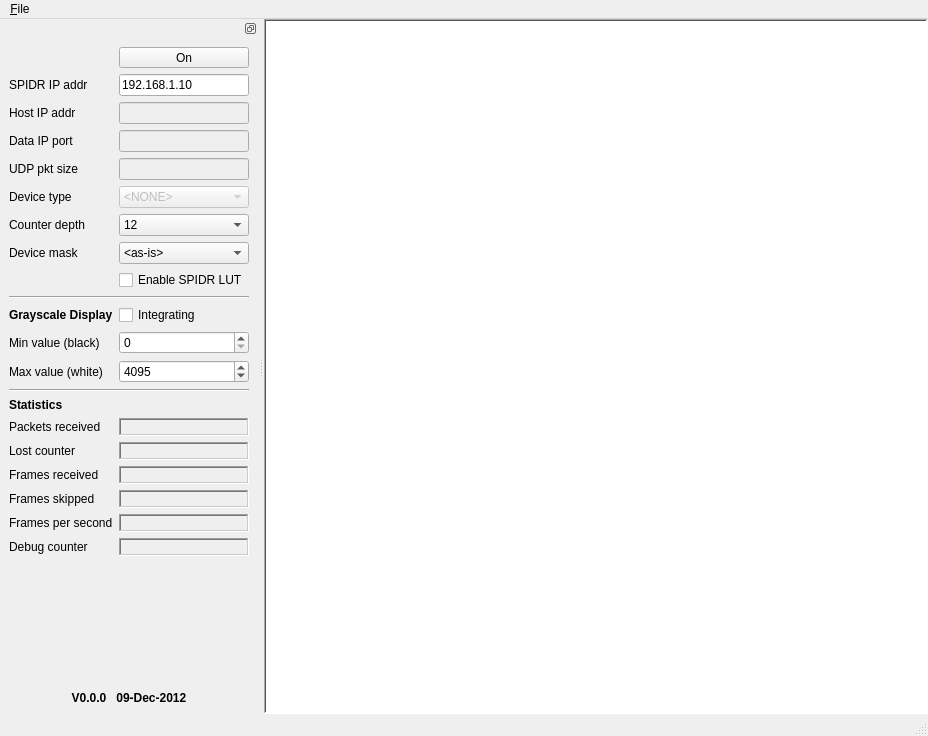
<?xml version="1.0" encoding="UTF-8"?>
<ui version="4.0">
 <class>SpidrTv</class>
 <widget class="QMainWindow" name="SpidrTv">
  <property name="geometry">
   <rect>
    <x>0</x>
    <y>0</y>
    <width>928</width>
    <height>730</height>
   </rect>
  </property>
  <property name="windowTitle">
   <string>SPIDR-MTV</string>
  </property>
  <property name="windowIcon">
   <iconset resource="spidrtv.qrc">
    <normaloff>:/default/spidrm.png</normaloff>:/default/spidrm.png</iconset>
  </property>
  <widget class="QWidget" name="centralwidget">
   <layout class="QGridLayout" name="gridLayout">
    <property name="margin">
     <number>0</number>
    </property>
    <item row="0" column="0">
     <widget class="QLabel" name="_lbView">
      <property name="autoFillBackground">
       <bool>false</bool>
      </property>
      <property name="styleSheet">
       <string notr="true">background-color: white;</string>
      </property>
      <property name="frameShape">
       <enum>QFrame::WinPanel</enum>
      </property>
      <property name="frameShadow">
       <enum>QFrame::Sunken</enum>
      </property>
      <property name="text">
       <string/>
      </property>
      <property name="pixmap">
       <pixmap resource="spidrtv.qrc">:/default/spidrtv.png</pixmap>
      </property>
      <property name="scaledContents">
       <bool>true</bool>
      </property>
     </widget>
    </item>
   </layout>
  </widget>
  <widget class="QMenuBar" name="menubar">
   <property name="geometry">
    <rect>
     <x>0</x>
     <y>0</y>
     <width>928</width>
     <height>21</height>
    </rect>
   </property>
   <widget class="QMenu" name="menu_File">
    <property name="title">
     <string>&amp;File</string>
    </property>
    <addaction name="_actionExit"/>
   </widget>
   <addaction name="menu_File"/>
  </widget>
  <widget class="QStatusBar" name="statusbar"/>
  <widget class="QDockWidget" name="dwZapper">
   <property name="minimumSize">
    <size>
     <width>250</width>
     <height>695</height>
    </size>
   </property>
   <property name="features">
    <set>QDockWidget::DockWidgetFloatable|QDockWidget::DockWidgetMovable</set>
   </property>
   <property name="allowedAreas">
    <set>Qt::LeftDockWidgetArea|Qt::RightDockWidgetArea</set>
   </property>
   <property name="windowTitle">
    <string/>
   </property>
   <attribute name="dockWidgetArea">
    <number>1</number>
   </attribute>
   <widget class="QWidget" name="dockWidgetContents">
    <layout class="QFormLayout" name="formLayout">
     <property name="fieldGrowthPolicy">
      <enum>QFormLayout::AllNonFixedFieldsGrow</enum>
     </property>
     <item row="0" column="1">
      <widget class="QToolButton" name="_tbOn">
       <property name="sizePolicy">
        <sizepolicy hsizetype="Preferred" vsizetype="Preferred">
         <horstretch>1</horstretch>
         <verstretch>0</verstretch>
        </sizepolicy>
       </property>
       <property name="text">
        <string>On</string>
       </property>
      </widget>
     </item>
     <item row="1" column="0">
      <widget class="QLabel" name="label_14">
       <property name="text">
        <string>SPIDR IP addr</string>
       </property>
      </widget>
     </item>
     <item row="1" column="1">
      <widget class="QLineEdit" name="_leSpidrIpAddr">
       <property name="text">
        <string>192.168.1.10</string>
       </property>
      </widget>
     </item>
     <item row="2" column="0">
      <widget class="QLabel" name="label_11">
       <property name="text">
        <string>Host IP addr</string>
       </property>
      </widget>
     </item>
     <item row="2" column="1">
      <widget class="QLineEdit" name="_leHostIpAddr">
       <property name="enabled">
        <bool>false</bool>
       </property>
       <property name="readOnly">
        <bool>true</bool>
       </property>
      </widget>
     </item>
     <item row="3" column="0">
      <widget class="QLabel" name="_lbPorts">
       <property name="toolTip">
        <string>(Port)</string>
       </property>
       <property name="text">
        <string>Data IP port</string>
       </property>
      </widget>
     </item>
     <item row="3" column="1">
      <widget class="QLineEdit" name="_lePort">
       <property name="enabled">
        <bool>false</bool>
       </property>
       <property name="readOnly">
        <bool>true</bool>
       </property>
      </widget>
     </item>
     <item row="4" column="0">
      <widget class="QLabel" name="label">
       <property name="text">
        <string>UDP pkt size</string>
       </property>
      </widget>
     </item>
     <item row="4" column="1">
      <widget class="QLineEdit" name="_lePacketSize">
       <property name="enabled">
        <bool>false</bool>
       </property>
       <property name="readOnly">
        <bool>true</bool>
       </property>
      </widget>
     </item>
     <item row="5" column="0">
      <widget class="QLabel" name="label_10">
       <property name="text">
        <string>Device type</string>
       </property>
      </widget>
     </item>
     <item row="5" column="1">
      <widget class="QComboBox" name="_comboBoxDeviceType">
       <property name="enabled">
        <bool>false</bool>
       </property>
       <property name="currentIndex">
        <number>3</number>
       </property>
       <item>
        <property name="text">
         <string>Medipix3.1</string>
        </property>
       </item>
       <item>
        <property name="text">
         <string>Medipix3RX</string>
        </property>
       </item>
       <item>
        <property name="text">
         <string>&lt;UNKNOWN&gt;</string>
        </property>
       </item>
       <item>
        <property name="text">
         <string>&lt;NONE&gt;</string>
        </property>
       </item>
      </widget>
     </item>
     <item row="6" column="0">
      <widget class="QLabel" name="label_17">
       <property name="text">
        <string>Counter depth</string>
       </property>
      </widget>
     </item>
     <item row="6" column="1">
      <widget class="QComboBox" name="_comboBoxCounterDepth">
       <property name="currentIndex">
        <number>2</number>
       </property>
       <item>
        <property name="text">
         <string>1</string>
        </property>
       </item>
       <item>
        <property name="text">
         <string>4</string>
        </property>
       </item>
       <item>
        <property name="text">
         <string>12</string>
        </property>
       </item>
       <item>
        <property name="text">
         <string>24</string>
        </property>
       </item>
      </widget>
     </item>
     <item row="21" column="0" colspan="2">
      <widget class="Line" name="line">
       <property name="orientation">
        <enum>Qt::Horizontal</enum>
       </property>
      </widget>
     </item>
     <item row="22" column="0">
      <widget class="QLabel" name="label_4">
       <property name="font">
        <font>
         <weight>75</weight>
         <bold>true</bold>
        </font>
       </property>
       <property name="text">
        <string>Statistics</string>
       </property>
      </widget>
     </item>
     <item row="23" column="0">
      <widget class="QLabel" name="label_5">
       <property name="text">
        <string>Packets received</string>
       </property>
      </widget>
     </item>
     <item row="23" column="1">
      <widget class="QLabel" name="_lbPacketsRecv">
       <property name="frameShape">
        <enum>QFrame::WinPanel</enum>
       </property>
       <property name="frameShadow">
        <enum>QFrame::Sunken</enum>
       </property>
       <property name="text">
        <string>&lt;unknown&gt;</string>
       </property>
       <property name="margin">
        <number>1</number>
       </property>
      </widget>
     </item>
     <item row="24" column="0">
      <widget class="QLabel" name="label_6">
       <property name="text">
        <string>Lost counter</string>
       </property>
      </widget>
     </item>
     <item row="24" column="1">
      <widget class="QLabel" name="_lbPacketsLost">
       <property name="frameShape">
        <enum>QFrame::WinPanel</enum>
       </property>
       <property name="frameShadow">
        <enum>QFrame::Sunken</enum>
       </property>
       <property name="text">
        <string>&lt;unknown&gt;</string>
       </property>
       <property name="margin">
        <number>1</number>
       </property>
      </widget>
     </item>
     <item row="25" column="0">
      <widget class="QLabel" name="label_7">
       <property name="text">
        <string>Frames received</string>
       </property>
      </widget>
     </item>
     <item row="25" column="1">
      <widget class="QLabel" name="_lbFramesRecv">
       <property name="frameShape">
        <enum>QFrame::WinPanel</enum>
       </property>
       <property name="frameShadow">
        <enum>QFrame::Sunken</enum>
       </property>
       <property name="text">
        <string>&lt;unknown&gt;</string>
       </property>
       <property name="margin">
        <number>1</number>
       </property>
      </widget>
     </item>
     <item row="26" column="0">
      <widget class="QLabel" name="label_8">
       <property name="text">
        <string>Frames skipped</string>
       </property>
      </widget>
     </item>
     <item row="26" column="1">
      <widget class="QLabel" name="_lbFramesSkipped">
       <property name="frameShape">
        <enum>QFrame::WinPanel</enum>
       </property>
       <property name="frameShadow">
        <enum>QFrame::Sunken</enum>
       </property>
       <property name="text">
        <string>&lt;unknown&gt;</string>
       </property>
       <property name="margin">
        <number>1</number>
       </property>
      </widget>
     </item>
     <item row="27" column="0">
      <widget class="QLabel" name="label_9">
       <property name="text">
        <string>Frames per second</string>
       </property>
      </widget>
     </item>
     <item row="27" column="1">
      <widget class="QLabel" name="_lbFramesPerSec">
       <property name="frameShape">
        <enum>QFrame::WinPanel</enum>
       </property>
       <property name="frameShadow">
        <enum>QFrame::Sunken</enum>
       </property>
       <property name="text">
        <string>&lt;unknown&gt;</string>
       </property>
       <property name="margin">
        <number>1</number>
       </property>
      </widget>
     </item>
     <item row="28" column="0">
      <widget class="QLabel" name="label_15">
       <property name="text">
        <string>Debug counter</string>
       </property>
      </widget>
     </item>
     <item row="28" column="1">
      <widget class="QLabel" name="_lbDebugCounter">
       <property name="frameShape">
        <enum>QFrame::WinPanel</enum>
       </property>
       <property name="frameShadow">
        <enum>QFrame::Sunken</enum>
       </property>
       <property name="text">
        <string>&lt;unknown&gt;</string>
       </property>
      </widget>
     </item>
     <item row="31" column="0">
      <spacer name="verticalSpacer_3">
       <property name="orientation">
        <enum>Qt::Vertical</enum>
       </property>
       <property name="sizeHint" stdset="0">
        <size>
         <width>20</width>
         <height>40</height>
        </size>
       </property>
      </spacer>
     </item>
     <item row="32" column="0">
      <spacer name="verticalSpacer_4">
       <property name="orientation">
        <enum>Qt::Vertical</enum>
       </property>
       <property name="sizeHint" stdset="0">
        <size>
         <width>20</width>
         <height>40</height>
        </size>
       </property>
      </spacer>
     </item>
     <item row="33" column="0" colspan="2">
      <widget class="QLabel" name="label_16">
       <property name="text">
        <string/>
       </property>
       <property name="pixmap">
        <pixmap resource="spidrtv.qrc">:/default/NIKHEF-logo-transparent.png</pixmap>
       </property>
       <property name="alignment">
        <set>Qt::AlignCenter</set>
       </property>
      </widget>
     </item>
     <item row="34" column="0" colspan="2">
      <widget class="QLabel" name="_lbVersion">
       <property name="font">
        <font>
         <weight>75</weight>
         <bold>true</bold>
        </font>
       </property>
       <property name="text">
        <string>V0.0.0   09-Dec-2012</string>
       </property>
       <property name="alignment">
        <set>Qt::AlignCenter</set>
       </property>
      </widget>
     </item>
     <item row="7" column="0">
      <widget class="QLabel" name="label_13">
       <property name="text">
        <string>Device mask</string>
       </property>
      </widget>
     </item>
     <item row="16" column="0">
      <widget class="QLabel" name="label_3">
       <property name="text">
        <string>Max value (white)</string>
       </property>
      </widget>
     </item>
     <item row="16" column="1">
      <widget class="QSpinBox" name="_sbMaxValue">
       <property name="maximum">
        <number>16777215</number>
       </property>
       <property name="singleStep">
        <number>64</number>
       </property>
       <property name="value">
        <number>4095</number>
       </property>
      </widget>
     </item>
     <item row="15" column="0">
      <widget class="QLabel" name="label_2">
       <property name="text">
        <string>Min value (black)</string>
       </property>
      </widget>
     </item>
     <item row="15" column="1">
      <widget class="QSpinBox" name="_sbMinValue">
       <property name="maximum">
        <number>4095</number>
       </property>
       <property name="singleStep">
        <number>64</number>
       </property>
      </widget>
     </item>
     <item row="14" column="0">
      <widget class="QLabel" name="label_12">
       <property name="font">
        <font>
         <weight>75</weight>
         <bold>true</bold>
        </font>
       </property>
       <property name="text">
        <string>Grayscale Display</string>
       </property>
      </widget>
     </item>
     <item row="12" column="0" colspan="2">
      <widget class="Line" name="line_2">
       <property name="orientation">
        <enum>Qt::Horizontal</enum>
       </property>
      </widget>
     </item>
     <item row="9" column="1">
      <widget class="QCheckBox" name="_checkBoxLutEnable">
       <property name="text">
        <string>Enable SPIDR LUT</string>
       </property>
      </widget>
     </item>
     <item row="7" column="1">
      <widget class="QComboBox" name="_comboBoxDeviceMask">
       <property name="maxVisibleItems">
        <number>16</number>
       </property>
       <item>
        <property name="text">
         <string>&lt;as-is&gt;</string>
        </property>
       </item>
       <item>
        <property name="text">
         <string>0001</string>
        </property>
       </item>
       <item>
        <property name="text">
         <string>0010</string>
        </property>
       </item>
       <item>
        <property name="text">
         <string>0011</string>
        </property>
       </item>
       <item>
        <property name="text">
         <string>0100</string>
        </property>
       </item>
       <item>
        <property name="text">
         <string>0101</string>
        </property>
       </item>
       <item>
        <property name="text">
         <string>0110</string>
        </property>
       </item>
       <item>
        <property name="text">
         <string>0111</string>
        </property>
       </item>
       <item>
        <property name="text">
         <string>1000</string>
        </property>
       </item>
       <item>
        <property name="text">
         <string>1001</string>
        </property>
       </item>
       <item>
        <property name="text">
         <string>1010</string>
        </property>
       </item>
       <item>
        <property name="text">
         <string>1011</string>
        </property>
       </item>
       <item>
        <property name="text">
         <string>1100</string>
        </property>
       </item>
       <item>
        <property name="text">
         <string>1101</string>
        </property>
       </item>
       <item>
        <property name="text">
         <string>1110</string>
        </property>
       </item>
       <item>
        <property name="text">
         <string>1111</string>
        </property>
       </item>
      </widget>
     </item>
     <item row="14" column="1">
      <widget class="QCheckBox" name="_checkBoxIntegrate">
       <property name="text">
        <string>Integrating</string>
       </property>
      </widget>
     </item>
    </layout>
   </widget>
  </widget>
  <action name="_actionExit">
   <property name="text">
    <string>E&amp;xit</string>
   </property>
  </action>
 </widget>
 <resources>
  <include location="spidrtv.qrc"/>
 </resources>
 <connections/>
</ui>
